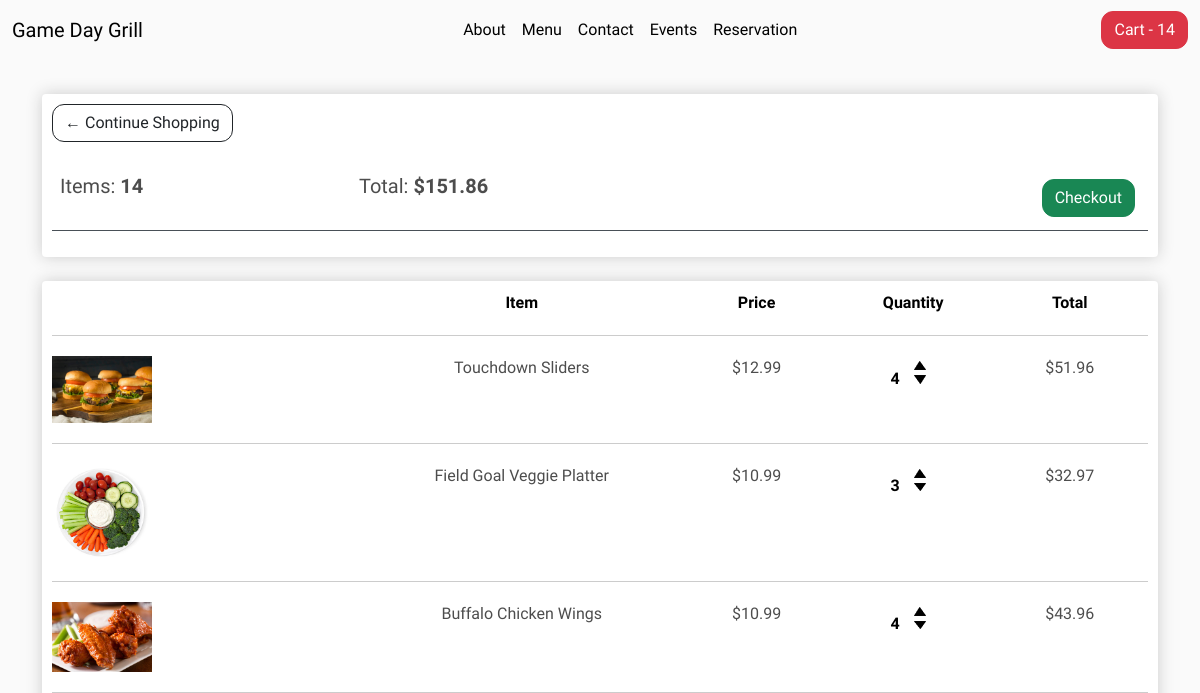
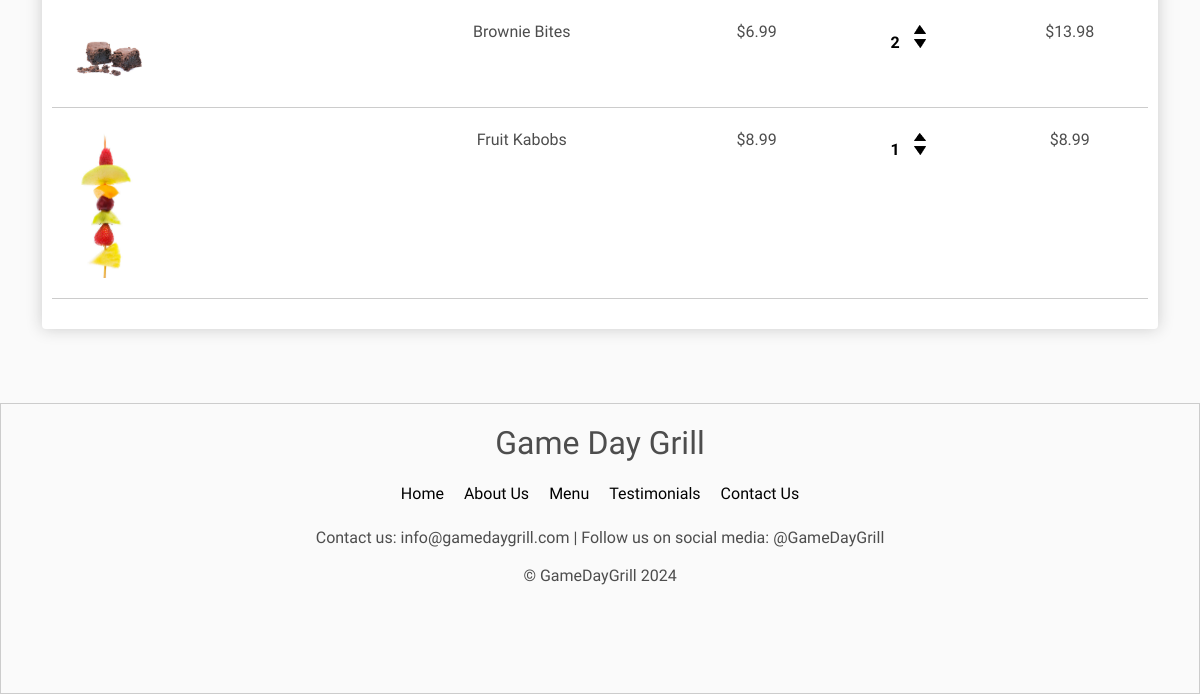
The page /cart/ (signed in) on the database as committed earlier (2 pictures, top to bottom).
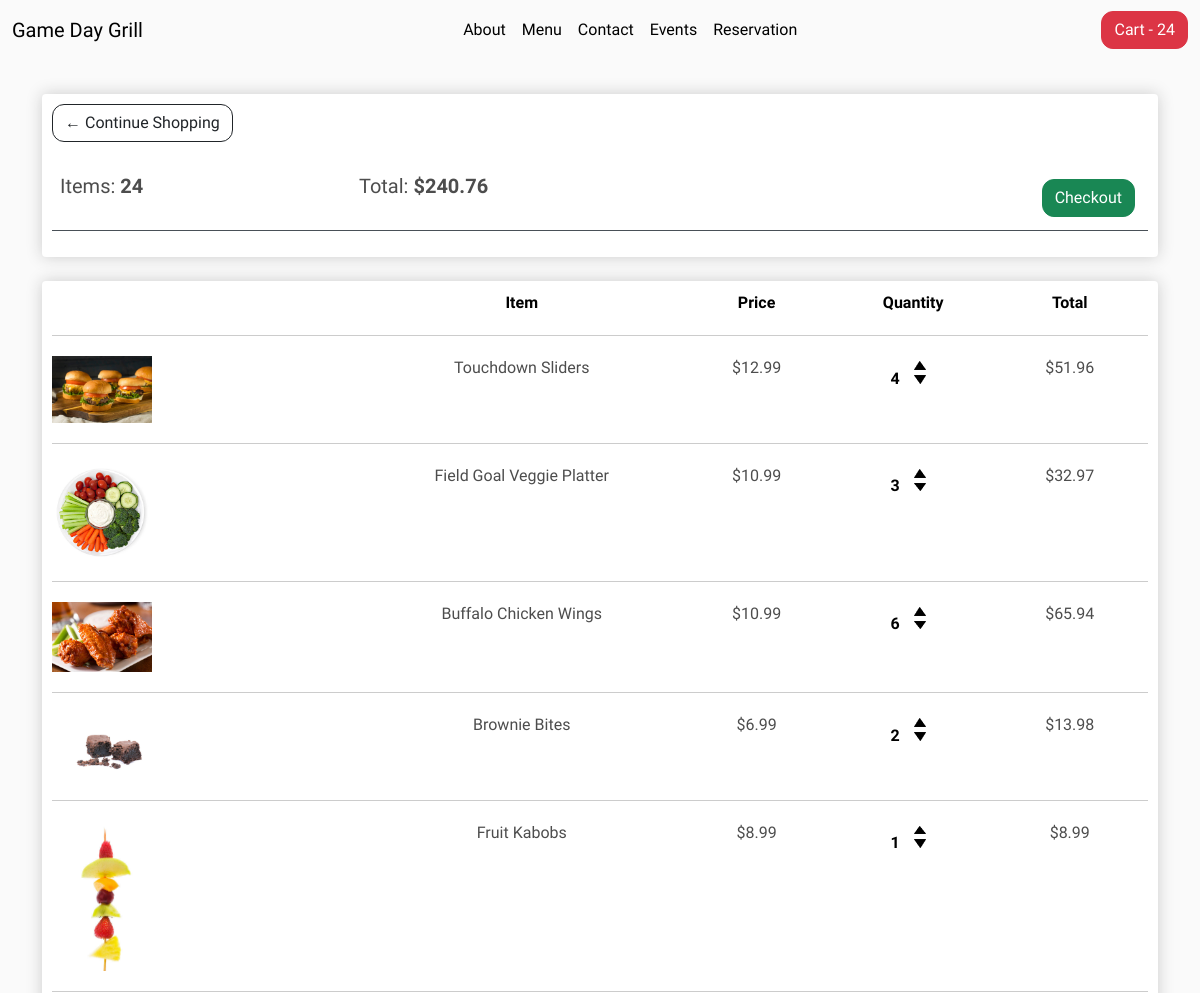
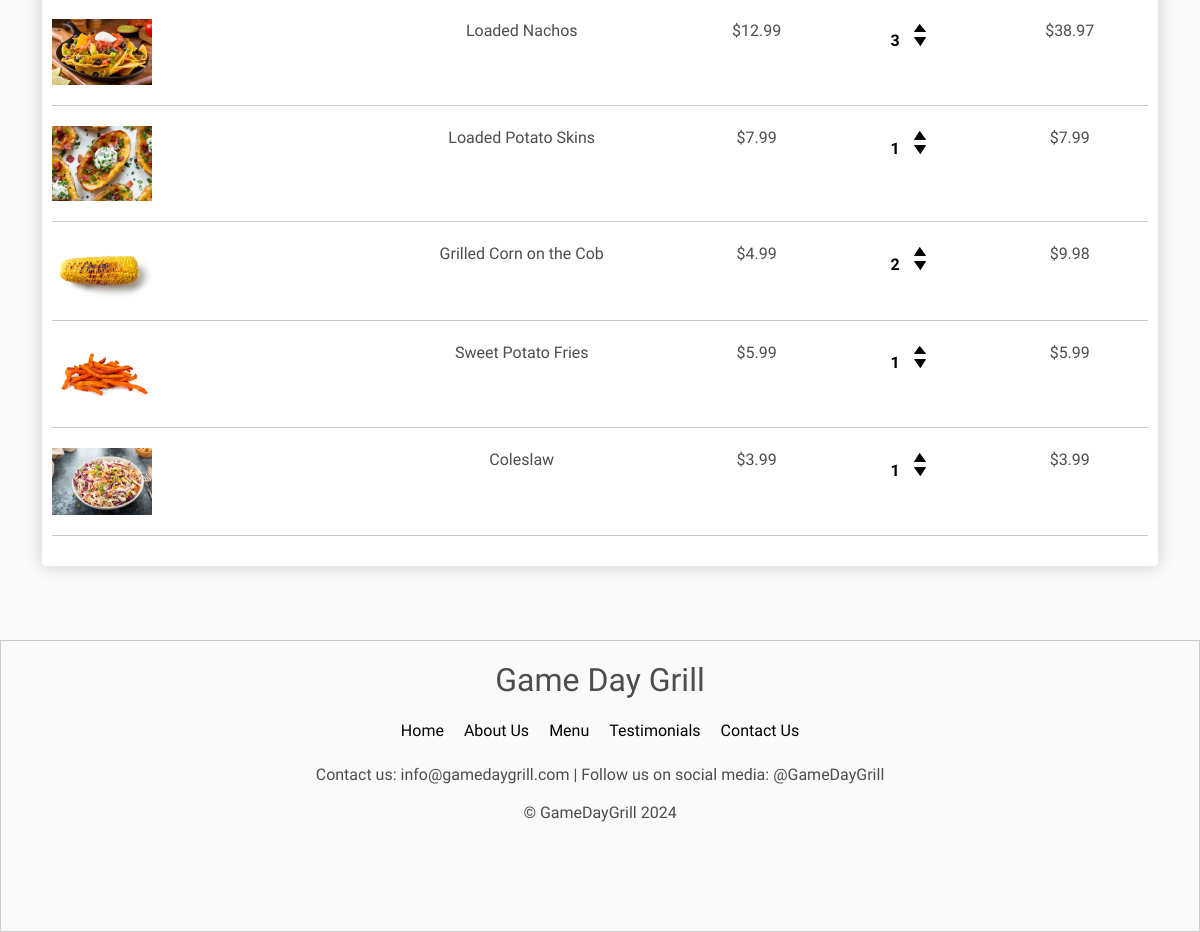
The same page on the database as committed later (2 pictures, top to bottom).
### store/models.py (models this page shows, shortened)
class Order(models.Model):
    customer = models.ForeignKey(Customer, on_delete=models.SET_NULL, blank=True, null=True)
    date_ordered = models.DateTimeField(auto_now_add=True)
    complete = models.BooleanField(default=False)
    transaction_id = models.CharField(max_length=100, null=True)
    @property
    def get_cart_total(self):
        orderitems = self.orderitem_set.all()
        total = sum([item.get_total for item in orderitems])
        return total
    @property
    def get_cart_items(self):
        orderitems = self.orderitem_set.all()
        total = sum([item.quantity for item in orderitems])
        return total

class OrderItem(models.Model):
    product = models.ForeignKey(Product, on_delete=models.SET_NULL, blank=True, null=True)
    order = models.ForeignKey(Order, on_delete=models.SET_NULL, null=True)
    quantity = models.IntegerField(default=0, null=True, blank=True)
    date_added = models.DateTimeField(auto_now_add=True)
    @property
    def get_total(self):
        total = self.product.price * self.quantity
        return total

class Product(models.Model):
    name = models.CharField(max_length=100, null=True)
    price = models.DecimalField(max_digits=7, decimal_places=2)
    type = models.CharField(max_length=2, choices=PRODUCT_TYPES, null=True)
    image = models.ImageField(null=True, blank=True)
    description = models.CharField(max_length=1000, null=True, blank=True)
    vegetarian = models.BooleanField(default=False)
    @property
    def imageURL(self):
        try:
            url = self.image.url
        except:
            url = ''
        return url

### store/views.py (the view)
# urls.py: path('cart/', views.cart, name='cart'),
def cart(request):
    data = cartData(request)
    cartItems = data['cartItems']
    order = data['order']
    items = data['items']
    context = {'items': items, 'order': order, 'cartItems': cartItems}
    return render(request, 'store/cart.html', context)

### store/utils.py (called while the page is built)
def cartData(request):
    if request.user.is_authenticated:
        customer = request.user.customer
        order, created = Order.objects.get_or_create(customer=customer, complete=False)
        items = order.orderitem_set.all()
        cartItems = order.get_cart_items
    else:
        cookieData = cookieCart(request)
        cartItems = cookieData['cartItems']
        order = cookieData['order']
        items = cookieData['items']
    return {'cartItems':cartItems, 'order':order, 'items':items}

### store/templates/store/cart.html (shortened to what this page needs)
{% extends 'store/main.html' %}
{% load static %}
{% block center %}
	<div class="row">
		<div class="col-lg-12">
			<div class="box-element">
				<a class="btn btn-outline-dark" href="{% url 'store' %}">&#x2190; Continue Shopping</a>
				<br>
				<br>
				<table class="table">
					<tr>
						<th><h5>Items: <strong>{{ order.get_cart_items }}</strong></h5></th>
						<th><h5>Total:<strong> ${{ order.get_cart_total }}</strong></h5></th>
						<th>
							<a  style="float:right; margin:5px;" class="btn btn-success" href="{% url 'checkout' %}">Checkout</a>
						</th>
					</tr>
				</table>
			</div>
			<br>
			<div class="box-element">
				<div class="cart-row">
					<div style="flex:2"></div>
					<div style="flex:2; color: black; text-align: center;"><strong>Item</strong></div>
					<div style="flex:1; color: black; text-align: center;"><strong>Price</strong></div>
					<div style="flex:1; color: black; text-align: center;"><strong>Quantity</strong></div>
					<div style="flex:1; color: black; text-align: center;"><strong>Total</strong></div>
				</div>
				{% for item in items %}
					<div class="cart-row">
						<div style="flex:2"><img class="row-image" src="{{ item.product.imageURL }}"></div>
						<div style="flex:2; text-align: center;"><p>{{ item.product.name }}</p></div>
						<div style="flex:1; color: black;"><p>${{ item.product.price|floatformat:2 }}</p></div>
						<div style="flex:1; text-align: center;">
							<p class="quantity" style="color: black;">{{ item.quantity }}</p>
							<div class="quantity">
								<img data-product="{{ item.product.id }}" data-action="add" class="chg-quantity update-cart" src="{% static  'images/arrow-up.png' %}">
								<img data-product="{{ item.product.id }}" data-action="remove" class="chg-quantity update-cart" src="{% static  'images/arrow-down.png' %}">
							</div>
						</div>
						<div style="flex:1; color: black;"><p>${{ item.get_total }}</p></div>
					</div>
				{% endfor %}
			</div>
		</div>
	</div>
{% endblock center %}

### store/templates/store/main.html (shortened to what this page needs)
<!DOCTYPE html>
{% load static %}
<html lang="en" data-bs-theme="dark">
<head>
    <link href="https://cdn.jsdelivr.net/npm/bootstrap@5.3.2/dist/css/bootstrap.min.css" rel="stylesheet">
    <link rel="stylesheet" type="text/css" href="{% static 'css/main.css' %}">
</head>
<body>
    <nav class="navbar navbar-expand-lg navbar-light">
        <div class="container-fluid">
            <a class="navbar-brand" href="{% url 'home' %}" style="color: black;">Game Day Grill</a>
            <div class="collapse navbar-collapse" id="navbarSupportedContent">
                <ul class="navbar-nav me-auto mb-2 mb-lg-0">
                    <li class="nav-item">
                        <a class="nav-link active" aria-current="page" href="{% url 'about' %}" style="color: black;">About</a>
                    </li>
                    <li class="nav-item">
                        <a class="nav-link active" aria-current="page" href="{% url 'store' %}" style="color: black;">Menu</a>
                    </li>
                    <li class="nav-item">
                        <a class="nav-link active" aria-current="page" href="{% url 'contact' %}" style="color: black;">Contact</a>
                    </li>
                    <li class="nav-item">
                        <a class="nav-link active" aria-current="page" href="{% url 'events' %}" style="color: black;">Events</a>
                    </li>
                    <li class="nav-item">
                        <a class="nav-link active" aria-current="page" href="{% url 'reservation' %}" style="color: black;">Reservation</a>
                    </li>
                </ul>
                <div class="form-inline my-2 my-lg-0 d-flex align-items-center">
                    <a href="{% url 'cart' %}">
                        <button class="btn btn-danger cart-button">Cart - {{ cartItems }}</button>
                    </a>
                </div>
            </div>
        </div>
    </nav>
    <div class="container">
        <br>
        {% block center %}
        {% endblock center %}
    </div>
    <div class="container-fluid">
        <br>
    </div>
    <footer>
        <div class="footer-content">
            <h3>Game Day Grill</h3>
            <ul>
                <li><a href="{% url 'home' %}">Home</a></li>
                <li><a href="{% url 'home' %}">About Us</a></li>
                <li><a href="{% url 'store' %}">Menu</a></li>
                <li><a href="{% url 'home' %}">Testimonials</a></li>
                <li><a href="{% url 'contact' %}">Contact Us</a></li>
            </ul>
            <p>Contact us: info@gamedaygrill.com | Follow us on social media: @GameDayGrill</p>
            <h6>© GameDayGrill 2024</h6>
        </div>
    </footer>
</body>
</html>

### static/css/main.css (style rules this page uses)
body { background-color: hsl(0, 0%, 98%); font-family: 'Lexend Deca', sans-serif; }
h1,h2,h3,h4,h5,h6, p { color:hsl(0, 0%, 30%); font-family: 'Lexend Deca', sans-serif; }
.box-element { box-shadow:hsl(0, 0%, 80%) 0 0 16px; background-color: #fff; border-radius: 4px; padding: 10px; }
.col-lg-4, .col-lg-6, .col-lg-8, .col-lg-12 { margin-top: 10px; }
.btn { border-radius: 0; }
.row-image { width: 100px; }
.cart-row { display: flex; align-items: flex-stretch; padding-bottom: 10px; margin-bottom: 10px; border-bottom: 1px solid #ececec; }
.quantity { display: inline-block; font-weight: 700; padding-right:10px; }
.chg-quantity { width: 12px; cursor: pointer; display: block; margin-top: 5px; transition:.1s; }
p { text-align: center; }
.nav-link { position: relative; color: black !important; border-radius: 5px; padding: 10px; }
.nav-link::after { content: ''; position: absolute; width: 0; height: 2px; bottom: 0; left: 0; background-color: #f00; visibility: hidden; transition: all 0.3s ease-in-out; }

### store/templates/store/main.html (style rules this page uses)
footer { border: 1px solid #ccc; color: #fff; padding: 20px; padding-bottom: 100px; margin-top: 50px; text-align: center; }
.footer-content { max-width: 1200px; margin: 0 auto; justify-content: center; align-items: center; color: black; }
.footer-content h3 { font-size: 2em; margin-bottom: 20px; }
.footer-content ul { list-style-type: none; padding: 0; display: flex; justify-content: center; margin-bottom: 20px; }
.footer-content ul li { margin: 0 10px; }
.footer-content ul li a { color: black; text-decoration: none; }
h6 { padding-bottom: 0; }
.navbar-nav { margin: auto; display: flex; justify-content: center; }
.btn { border-radius: 12px; }

### store/templates/store/cart.html (style rules this page uses)
.cart-row { border-bottom: 1px solid #ccc; margin-bottom: 20px; padding-bottom: 20px; }
table, tr, th, td { background-color: white !important; }

Rows that differ between the two databases and show on the page:
changed through a linked row, Order: get_cart_items "14" → "24"; get_cart_total "151.86" → "240.76"
changed OrderItem "Buffalo Chicken Wings": quantity "4" → "6"; get_total "43.96" → "65.94"
added OrderItem: product.imageURL (picture), product.name "Loaded Nachos", product.price "12.99", quantity "3", get_total "38.97"
added OrderItem: product.imageURL (picture), product.name "Loaded Potato Skins", product.price "7.99", quantity "1", get_total "7.99"
added OrderItem: product.imageURL (picture), product.name "Grilled Corn on the Cob", product.price "4.99", quantity "2", get_total "9.98"
added OrderItem: product.imageURL (picture), product.name "Sweet Potato Fries", product.price "5.99", quantity "1", get_total "5.99"
added OrderItem: product.imageURL (picture), product.name "Coleslaw", product.price "3.99", quantity "1", get_total "3.99"
Other text that changed with them:
{{ cartItems }}: "14" → "24"
